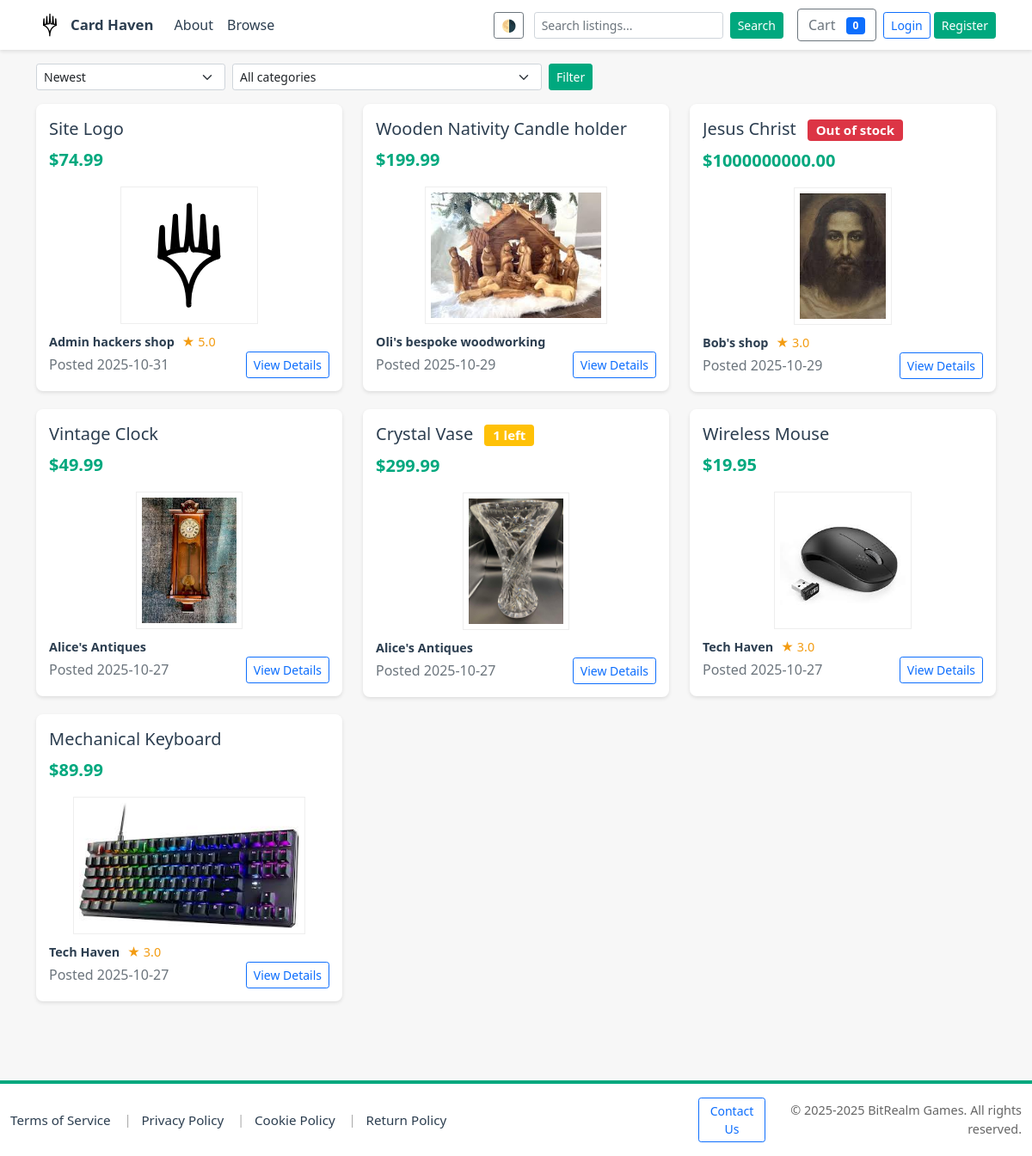
Page /products on the committed database.
### models.py (models this page shows, shortened)
class Product(db.Model):
    __tablename__ = 'products'
    id = db.Column(db.Integer, primary_key=True)
    seller_id = db.Column(db.Integer, db.ForeignKey('users.id'), nullable=True)
    title = db.Column(db.String(255), nullable=False)
    description = db.Column(db.Text)
    price = db.Column(db.Float, nullable=False)
    stock = db.Column(db.BigInteger)
    image_url = db.Column(db.String(1024))
    created_at = db.Column(db.DateTime, default=datetime.utcnow)
    is_active = db.Column(db.Boolean, default=True)
    category_id = db.Column(db.Integer, db.ForeignKey('categories.id'), nullable=True)
    rating = db.Column(db.Float, default=0.0)
    seller = db.relationship('User', back_populates='products')
    category = db.relationship('Category', back_populates='legacy_products')
    categories = db.relationship('Category', secondary=product_categories, back_populates='products', lazy='dynamic')
    order_items = db.relationship('OrderItem', back_populates='product', lazy='dynamic')

class User(db.Model):
    __tablename__ = 'users'
    id = db.Column(db.Integer, primary_key=True)
    username = db.Column(db.String(150), unique=True, nullable=False)
    email = db.Column(db.String(255), unique=True, nullable=False)
    password_hash = db.Column(db.String(255), nullable=False)
    is_admin = db.Column(db.Boolean, default=False)
    is_seller = db.Column(db.Boolean, default=False)
    business_name = db.Column(db.String(255))
    seller_description = db.Column(db.Text)
    rating = db.Column(db.Float, default=0.0)
    total_sales = db.Column(db.Integer, default=0)
    logo_url = db.Column(db.String(512))
    created_at = db.Column(db.DateTime, default=datetime.utcnow)
    products = db.relationship('Product', back_populates='seller', lazy='dynamic')
    orders = db.relationship('Order', back_populates='buyer', lazy='dynamic')

### app.py (the view, shortened to what this page needs)
@app.route('/products')
def products():
    search = request.args.get('search', '')
    sort = request.args.get('sort', 'newest')
    try:
        page = int(request.args.get('page', 1))
    except Exception:
        page = 1
    if page < 1:
        page = 1
    category_filter = request.args.get('category', '').strip()
    try:
        if db is not None:
            from models import Product, Category, User
            q = Product.query.outerjoin(Product.seller).outerjoin(Product.category).filter(Product.is_active == True)  # type: ignore[attr-defined]
            if search:
                term = f"%{search}%"
                q = q.filter((Product.title.ilike(term)) | (Product.description.ilike(term)))  # type: ignore[attr-defined]
            if sort == 'price_low':
                q = q.order_by(Product.price.asc())
            elif sort == 'price_high':
                q = q.order_by(Product.price.desc())
            elif sort == 'title_az':
                q = q.order_by(Product.title.asc())
            elif sort == 'title_za':
                q = q.order_by(Product.title.desc())
            else:
                q = q.order_by(Product.created_at.desc())
            total_count = q.count()
            page_size = 24
            total_pages = max(1, (int(total_count) + page_size - 1) // page_size)
            if page > total_pages:
                page = total_pages
            offset = (page - 1) * page_size
            prods = q.limit(page_size).offset(offset).all()
            products = []
            for p in prods:
                products.append({
                    'id': p.id,
                    'title': p.title,
                    'description': p.description,
                    'price': p.price,
                    'created_at': p.created_at.isoformat() if getattr(p, 'created_at', None) is not None else '',
                    'stock': p.stock,
                    'image_url': p.image_url,
                    'business_name': getattr(p.seller, 'business_name', None) if getattr(p, 'seller', None) else None,
                    'rating': getattr(p.seller, 'rating', None) if getattr(p, 'seller', None) else None,
                    'seller_id': p.seller_id,
                    'category_name': getattr(p.category, 'name', None) if getattr(p, 'category', None) else None,
                    'category_slug': getattr(p.category, 'slug', None) if getattr(p, 'category', None) else None,
                })
            categories = [ {'id': c.id, 'name': c.name, 'slug': c.slug} for c in Category.query.order_by(Category.name).all() ]
            return render_template('products.html', products=products, search=search, sort=sort, categories=categories, page=page, total_pages=total_pages, page_size=page_size, total_count=total_count)
    except Exception:
        conn = get_db_connection()
        cur = conn.cursor()
        cur.execute("SELECT p.id, p.title, p.description, p.price, p.created_at, p.stock, p.image_url, u.business_name, u.rating, p.seller_id, c.name AS category_name, c.slug AS category_slug FROM products p LEFT JOIN users u ON p.seller_id = u.id LEFT JOIN categories c ON p.category_id = c.id WHERE p.is_active = 1 ORDER BY p.created_at DESC LIMIT 24")
        products = cur.fetchall()
        conn.close()
        return render_template('products.html', products=products, search=search, sort=sort, categories=[], page=1, total_pages=1, page_size=24, total_count=len(products))

### app.py (called while the page is built, shortened)
@app.after_request
def set_security_headers(response):
    response.headers.setdefault('X-Frame-Options', 'SAMEORIGIN')
    response.headers.setdefault('X-Content-Type-Options', 'nosniff')
    response.headers.setdefault('Referrer-Policy', 'no-referrer-when-downgrade')
    if 'SSL_ENABLED' in globals() and SSL_ENABLED:
        response.headers.setdefault('Strict-Transport-Security', 'max-age=63072000; includeSubDomains; preload')
    return response

@app.context_processor
def inject_user_permissions():
    uid = session.get('user_id')
    is_admin_flag = False
    is_seller_flag = False
    contact_url = '/contact'
    try:
        if 'seller_contact' in app.view_functions:
            contact_url = url_for('seller_contact')
        elif 'contact' in app.view_functions:
            contact_url = url_for('contact')
    except Exception:
        contact_url = '/contact'
    return {
        'current_user_is_admin': is_admin_flag,
        'current_user_is_seller': is_seller_flag,
        'current_year': datetime.now().year,
        'contact_url': contact_url,
    }

### templates/products.html (shortened to what this page needs)
<!DOCTYPE html>
<html lang="en">
<head>
    {% include 'head_includes.html' %}
</head>
<body>
    {% include 'navbar.html' %}
    <div class="container">
        <div class="mb-3">
            <form id="category-filter-form" method="get" action="{{ url_for('products') }}" class="d-flex align-items-center gap-2">
                <select id="sort-select" name="sort" class="form-select form-select-sm" style="max-width:220px;">
                    <option value="newest" {% if sort=='newest' %}selected{% endif %}>Newest</option>
                </select>
                <select id="category-select" name="category" class="form-select form-select-sm" style="max-width:360px;">
                    <option value="" {% if not request.args.get('category') %}selected{% endif %}>All categories</option>
                </select>
                <button type="submit" class="btn btn-sm btn-primary">Filter</button>
            </form>
        </div>
        <div class="row">
            {% if products %}
                {% for p in products %}
                    <div class="col-md-6 col-lg-4">
                        {% include '_product_card.html' %}
                    </div>
                {% endfor %}
            {% else %}
                <div class="col-12 text-center">
                    <h3>No listings found</h3>
                    <p>Try adjusting your search criteria or check back later for new listings.</p>
                </div>
            {% endif %}
        </div>
    </div>
    {% include 'footer.html' %}
</body>
</html>

### templates/_product_card.html
<div class="listing-card" style="position:relative;">
    {% set _detail_url = url_for('product_detail', product_id=p['id']) %}
    <a href="{{ _detail_url }}" class="card-overlay" aria-label="View {{ p['title'] }}" style="position:absolute; inset:0; z-index:1; text-decoration:none;">&nbsp;</a>
    <h5>
        {{ p['title'] }}
        {% if p['stock'] is not none %}
            {% set s = p['stock']|int %}
            {% if s <= 0 %}
                <span class="badge bg-danger ms-2">Out of stock</span>
            {% elif s == 1 %}
                <span class="badge bg-warning text-white ms-2">1 left</span>
            {% elif s == 2 %}
                <span class="badge bg-warning text-white ms-2">2 left</span>
            {% elif s == 3 %}
                <span class="badge bg-warning text-white ms-2">3 left</span>
            {% elif s < 5 %}
                <span class="badge bg-warning text-white ms-2">{{ s }} left</span>
            {% endif %}
        {% endif %}
    </h5>
    <p class="price">${{ '%.2f'|format(p['price']) }}</p>
    <div class="mb-2 text-center image-box" style="height:160px; display:flex; align-items:center; justify-content:center; overflow:hidden;">
        {% if 'image_url' in p.keys() and p['image_url'] %}
            {% set img = p['image_url'] %}
            {% if img.startswith('http://') or img.startswith('https://') or img.startswith('/') %}
                <img src="{{ img }}" alt="{{ p['title'] }}" style="max-height:100%; width:auto; object-fit:contain; background:#fff; border:1px solid #eee; padding:6px; display:block;">
            {% else %}
                <img src="{{ url_for('static', filename='img/' ~ img) }}" alt="{{ p['title'] }}" style="max-height:100%; width:auto; object-fit:contain; background:#fff; border:1px solid #eee; padding:6px; display:block;">
            {% endif %}
        {% else %}
            <div style="width:100%; height:100%; background:#fff; border:1px solid #eee; display:flex; align-items:center; justify-content:center; color:#999; font-size:0.95rem;">No image</div>
        {% endif %}
    </div>
    <div class="seller-info">
        <a href="{{ url_for('seller_profile', seller_id=p['seller_id']) }}" class="text-decoration-none" style="position:relative; z-index:3;">
            <span class="seller-name">{{ p['business_name'] or p['seller_username'] or 'Seller' }}</span>
            {% if p['rating'] %}
                <span class="rating">★ {{ '%.1f'|format(p['rating']) }}</span>
            {% endif %}
        </a>
    </div>
    <div class="d-flex justify-content-between align-items-center">
        <span class="text-muted">Posted {{ (p['created_at'] or '')[:10] }}</span>
        <a href="{{ url_for('product_detail', product_id=p['id']) }}" class="btn btn-sm btn-outline-primary" style="position:relative; z-index:4;">View Details</a>
    </div>
</div>

### static/css/theme.css (style rules this page uses)
:root { --bg: #ffffff; --surface: #ffffff; --text: #2c3e50; --muted: #666666; --primary: #00a87e; --accent: #007b60; --card-shadow: rgba(0,0,0,0.06); }
body, .card, .listing-card, .profile-header, .seller-header { transition: background-color 180ms ease, color 180ms ease, box-shadow 180ms ease; }
body { background: var(--bg); color: var(--text); }
a { color: var(--primary); }
.navbar, .card, .listing-card, .profile-header { background: var(--surface); }
.btn-primary { background-color: var(--primary, var(--primary-color, #00a87e)) !important; border-color: var(--primary, var(--primary-color, #00a87e)) !important; color: #fff !important; }

### templates/products.html (style rules this page uses)
:root { --primary-color: #00a87e; --secondary-color: #f7f7f7; --text-color: #2c3e50; }
body { background-color: var(--secondary-color); color: var(--text-color); }
.listing-card { background: white; border-radius: 8px; box-shadow: 0 2px 4px rgba(0,0,0,0.1); margin-bottom: 20px; padding: 15px; transition: transform 0.2s; }
.listing-card h5 { display: -webkit-box; line-clamp: 2; -webkit-line-clamp: 2; -webkit-box-orient: vertical; overflow: hidden; text-overflow: ellipsis; max-height: 3.4rem; line-height: 1.7rem; margin-bottom: 0.5rem; }
.price { color: var(--primary-color); font-size: 1.25rem; font-weight: bold; }
.btn-primary { background-color: var(--primary-color); border-color: var(--primary-color); }
.seller-info { margin-top: 10px; font-size: 0.9rem; }
.seller-name { font-weight: bold; color: var(--text-color); }
.rating { color: #f39c12; margin-left: 5px; }

### templates/footer.html (style rules this page uses)
html, body { height: 100%; }
body { display: flex; flex-direction: column; min-height: 100vh; }

### rows in the picture
Product: title "Site Logo", price "74.99", image_url (picture)
User: business_name "Admin hackers shop", rating "5.0"
Product: title "Wooden Nativity Candle holder", price "199.99", image_url (picture)
User: business_name "Oli's bespoke woodworking"
Product: title "Jesus Christ", price "1000000000.00", image_url (picture)
User: business_name "Bob's shop", rating "3.0"
Product: title "Vintage Clock", price "49.99", image_url (picture)
User: business_name "Alice's Antiques" "Alice's Antiques"
Product: title "Crystal Vase", price "299.99", image_url (picture)
Product: title "Wireless Mouse", price "19.95", image_url (picture)
User: business_name "Tech Haven" "Tech Haven", rating "3.0" "3.0"
Product: title "Mechanical Keyboard", price "89.99", image_url (picture)

### other values in the picture
{{ (p['created_at'] or '')[:10] }} "2025-10-31" "2025-10-29" "2025-10-29" "2025-10-27" "2025-10-27" "2025-10-27" "2025-10-27"
